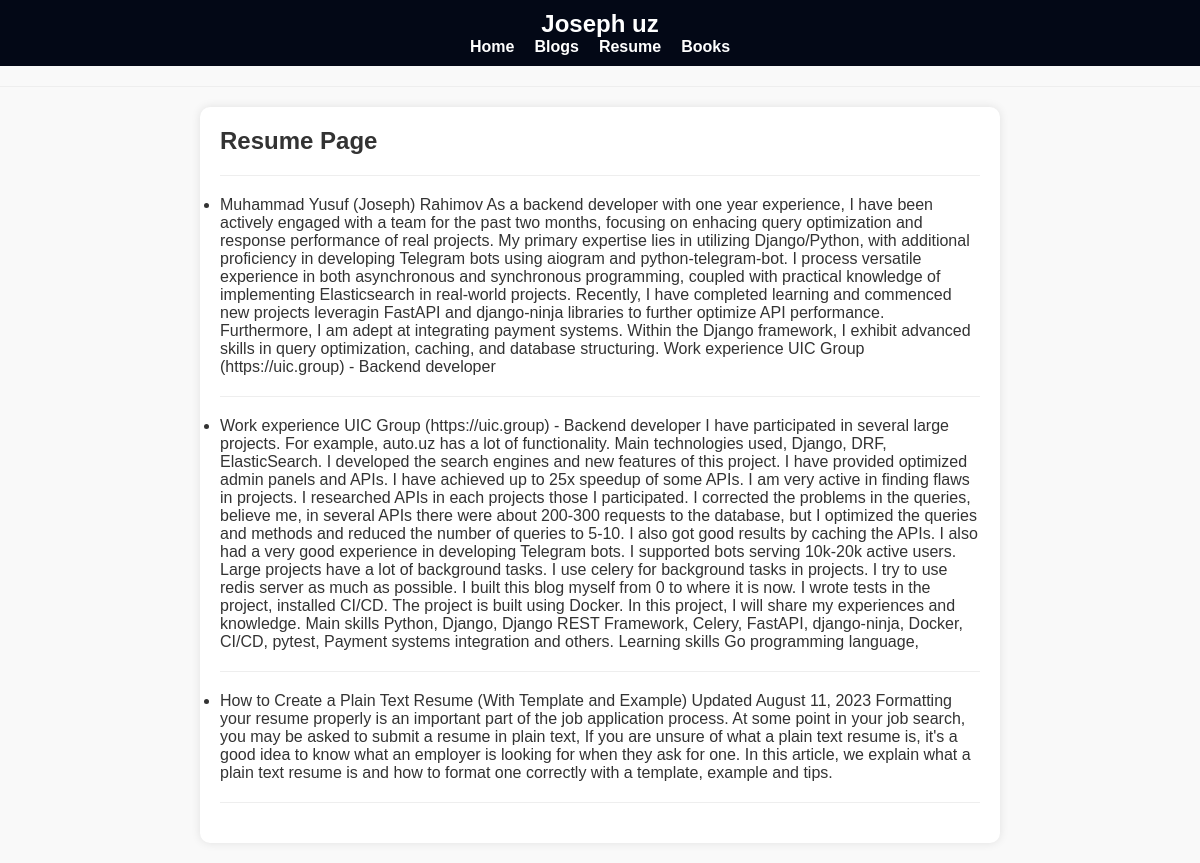
Screenshot of /resume/ with the database file from the repository.
### blog/models.py (models this page shows, shortened)
class Resume(models.Model):
    body = models.TextField()
    is_active = models.BooleanField(default=True)

### blog/views.py (the view)
# urls.py: path('resume/', resume, name='resume_page'),
def resume(request):
    resumes = Resume.objects.all()
    return render(request, 'resume.html', {'resumes': resumes})

### templates/resume.html
{% extends 'base.html' %}
{% block content %}
        <h2>Resume Page</h2>
        <hr>
        <ul>
                {% for resume in resumes %}
                    <li>{{ resume.body }} <hr> </li>
                {% endfor %}
        </ul>
{% endblock %}

### demo/static/styles.css (style rules this page uses)
* { margin: 0; padding: 0; box-sizing: border-box; }
body { font-family: Arial, sans-serif; background-color: #f9f9f9; color: #333; }
hr { border: none; height: 1px; background-color: #eee; margin: 20px 0; }

### rows the page displays
Resume: body "Muhammad Yusuf (Joseph) Rahimov As a backend developer with one year experience, I have been actively engaged with a team for the past two months, focusing on enhacing query optimization and response performance of real projects. My primary expertise lies in utilizing Django/Python, with additional proficiency in developing Telegram bots using aiogram and python-telegram-bot. I process versatile experience in both asynchronous and synchronous programming, coupled with practical knowledge of implementing Elasticsearch in real-world projects. Recently, I have completed learning and commenced new projects leveragin FastAPI and django-ninja libraries to further optimize API performance.…"
Resume: body "Work experience UIC Group (https://uic.group) - Backend developer I have participated in several large projects. For example, auto.uz has a lot of functionality. Main technologies used, Django, DRF, ElasticSearch. I developed the search engines and new features of this project. I have provided optimized admin panels and APIs. I have achieved up to 25x speedup of some APIs. I am very active in finding flaws in projects. I researched APIs in each projects those I participated. I corrected the problems in the queries, believe me, in several APIs there were about 200-300 requests to the database, but I optimized the queries and methods and reduced the number of queries to 5-10. I also got good…"
Resume: body "How to Create a Plain Text Resume (With Template and Example) Updated August 11, 2023 Formatting your resume properly is an important part of the job application process. At some point in your job search, you may be asked to submit a resume in plain text, If you are unsure of what a plain text resume is, it's a good idea to know what an employer is looking for when they ask for one. In this article, we explain what a plain text resume is and how to format one correctly with a template, example and tips."
